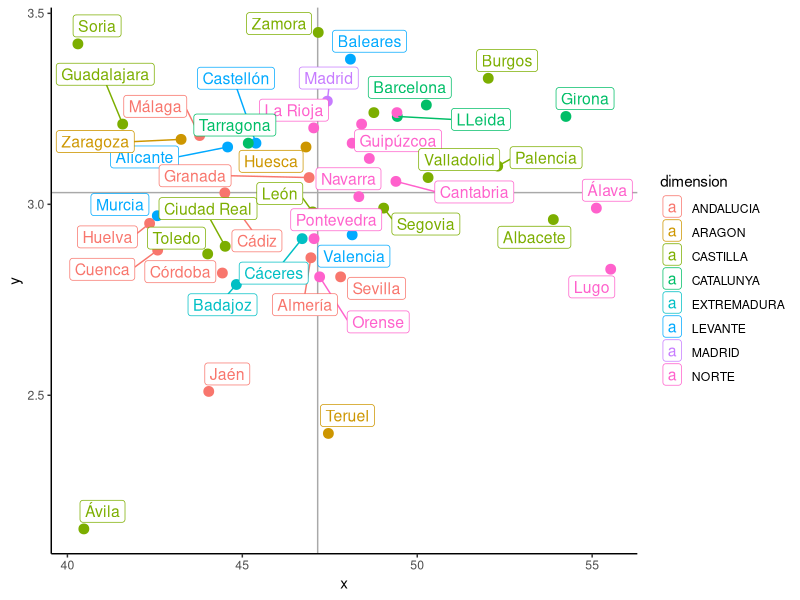

Recreate this plot in R.
library(FactoMineR)
library(ggplot2)
library(ggrepel)
library(readxl)

grafico <- as.data.frame(read_excel("ejemplo XY.xlsx", 1))
etiquetax <- names(grafico)[2]
etiquetay <- names(grafico)[3]
names(grafico) <- c("etiqueta","x","y","dimension")

output <- ggplot(grafico, aes(x, y, label=row.names(grafico))) +
  geom_hline(yintercept=mean(grafico$y), color="darkgrey") +
  geom_vline(xintercept=mean(grafico$x), color="darkgrey") +
  #scale_colour_brewer() +
  geom_point(size=3, aes(colour=dimension)) +
  geom_label_repel(size=4, force=5, aes(label=etiqueta, colour = dimension)) +
  theme_classic() #+
  #theme(axis.ticks.x = element_blank()) +
  #theme(axis.ticks.y = element_blank()) +
  #theme(panel.border = element_rect(fill = NA, colour = "lightgray", size = 0.5)) +
  #theme(panel.grid.major = element_blank()) +
  #theme(panel.grid.minor = element_blank()) +
  #theme(panel.border = element_blank())
  
print(output)
